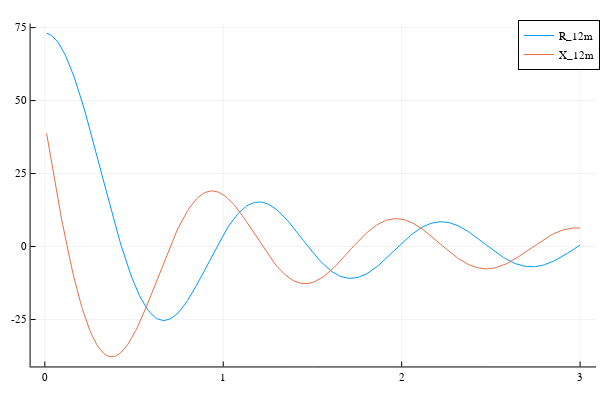

Notebook code for this chart:
### Markdown cell above
## Array with Parasitic Dipoles

### Code cell
using Revise
using Plots
using PlotlyJS
using Statistics
includet("../src/antennaArray.jl")
includet("../src/utils.jl")
include("../src/mutualImpedance.jl")

f = 1e9
l = 0.5
d = 0.01:0.01:3

Zm = @. parallelMutualImpedance(f, l, d)

plotlyjs()
Plots.plot(d, first.(Zm), label="R_12m")
Plots.plot!(d, last.(Zm), label="X_12m")

### Figure 1 — Plotly figure (JSON) as saved in the notebook; plotly's stock layout.template omitted (floating-point values rounded to 4 significant figures; data arrays with more than 128 entries replaced by an {"elided": "..."} marker saying what was removed)
{"data": [{"colorbar": {"len": 0.9525, "title": "", "x": 0.9934, "y": 0.5139}, "legendgroup": "R_12m", "line": {"color": "rgba(0, 154, 250, 1.000)", "dash": "solid", "shape": "linear", "width": 1}, "mode": "lines", "name": "R_12m", "showlegend": true, "type": "scatter", "x": {"elided": "300 float values"}, "xaxis": "x", "y": {"elided": "300 float values"}, "yaxis": "y"}, {"colorbar": {"len": 0.9525, "title": "", "x": 0.9934, "y": 0.5139}, "legendgroup": "X_12m", "line": {"color": "rgba(227, 111, 71, 1.000)", "dash": "solid", "shape": "linear", "width": 1}, "mode": "lines", "name": "X_12m", "showlegend": true, "type": "scatter", "x": {"elided": "300 float values"}, "xaxis": "x", "y": {"elided": "300 float values"}, "yaxis": "y"}], "layout": {"annotations": [], "height": 400, "legend": {"bgcolor": "rgba(255, 255, 255, 1.000)", "bordercolor": "rgba(0, 0, 0, 1.000)", "borderwidth": 1, "font": {"color": "rgba(0, 0, 0, 1.000)", "family": "sans-serif", "size": 11}, "title": {"font": {"color": "rgba(0, 0, 0, 1.000)", "family": "sans-serif", "size": 15}, "text": ""}, "tracegroupgap": 0, "traceorder": "normal", "x": 1, "xanchor": "auto", "y": 1, "yanchor": "auto"}, "margin": {"b": 20, "l": 0, "r": 0, "t": 20}, "paper_bgcolor": "rgba(255, 255, 255, 1.000)", "plot_bgcolor": "rgba(255, 255, 255, 1.000)", "showlegend": true, "width": 600, "xaxis": {"anchor": "y", "domain": [0.05101, 0.9934], "gridcolor": "rgba(0, 0, 0, 0.100)", "gridwidth": 0.5, "linecolor": "rgba(0, 0, 0, 1.000)", "mirror": false, "range": [-0.0797, 3.09], "showgrid": true, "showline": true, "showticklabels": true, "tickangle": 0, "tickcolor": "rgb(0, 0, 0)", "tickfont": {"color": "rgba(0, 0, 0, 1.000)", "family": "sans-serif", "size": 11}, "tickmode": "array", "ticks": "inside", "ticktext": ["0", "1", "2", "3"], "tickvals": [0, 1, 2, 3], "title": "", "titlefont": {"color": "rgba(0, 0, 0, 1.000)", "family": "sans-serif", "size": 15}, "type": "-", "visible": true, "zeroline": false, "zerolinecolor": "rgba(0, 0, 0, 1.000)"}, "yaxis": {"anchor": "x", "domain": [0.03762, 0.9902], "gridcolor": "rgba(0, 0, 0, 0.100)", "gridwidth": 0.5, "linecolor": "rgba(0, 0, 0, 1.000)", "mirror": false, "range": [-41.09, 76.4], "showgrid": true, "showline": true, "showticklabels": true, "tickangle": 0, "tickcolor": "rgb(0, 0, 0)", "tickfont": {"color": "rgba(0, 0, 0, 1.000)", "family": "sans-serif", "size": 11}, "tickmode": "array", "ticks": "inside", "ticktext": ["-25", "0", "25", "50", "75"], "tickvals": [-25, 0, 25, 50, 75], "title": "", "titlefont": {"color": "rgba(0, 0, 0, 1.000)", "family": "sans-serif", "size": 15}, "type": "-", "visible": true, "zeroline": false, "zerolinecolor": "rgba(0, 0, 0, 1.000)"}}}
